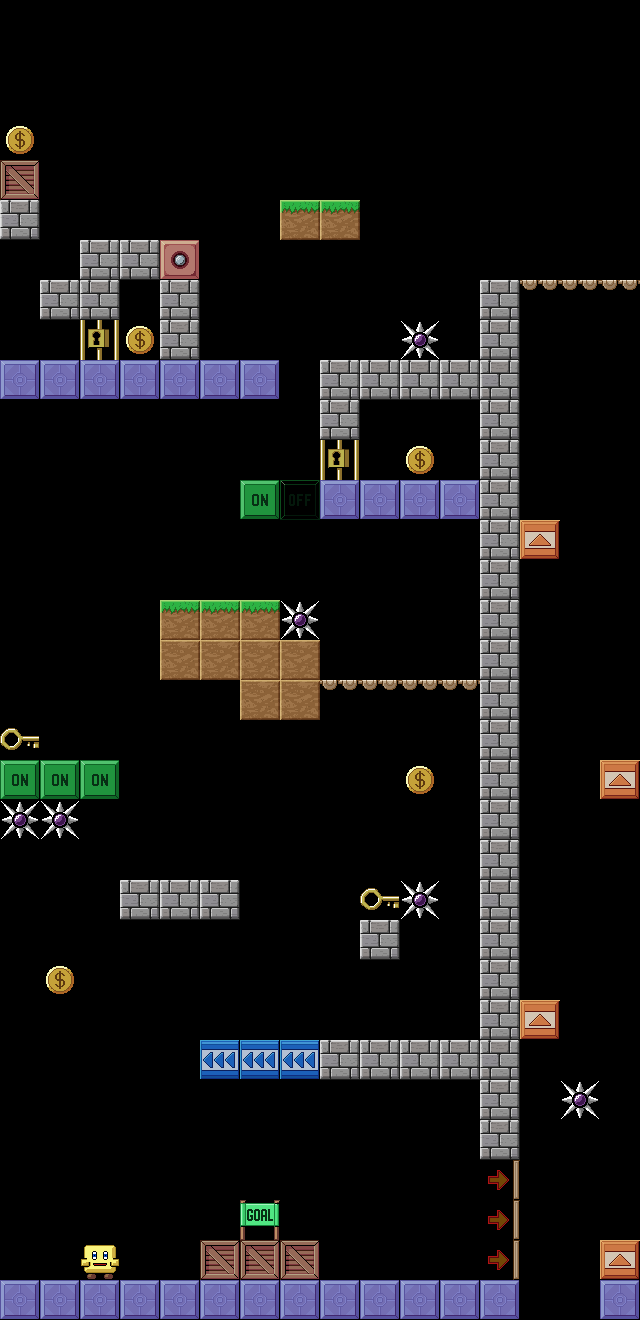

This is a level from a 2D game, rendered from its Tiled map with the project's own tilesets. A one-line summary and the complete map file follow:
An orthogonal 16x33 tile map with 40x40 px tiles, 1 tile layer (Level15).

<map version="1.1" tiledversion="2018.09.12" orientation="orthogonal" renderorder="right-down" width="16" height="33" tilewidth="40" tileheight="40" infinite="0" nextlayerid="33" nextobjectid="1">
 <tileset firstgid="1" source="TileSetLevels.tsx" />
 <layer id="32" name="Level15" width="16" height="33">
  <data encoding="csv">
0,0,0,0,0,0,0,0,0,0,0,0,0,0,0,0,
0,0,0,0,0,0,0,0,0,0,0,0,0,0,0,0,
0,0,0,0,0,0,0,0,0,0,0,0,0,0,0,0,
4,0,0,0,0,0,0,0,0,0,0,0,0,0,0,0,
17,0,0,0,0,0,0,0,0,0,0,0,0,0,0,0,
15,0,0,0,0,0,0,14,14,0,0,0,0,0,0,0,
0,0,15,15,9,0,0,0,0,0,0,0,0,0,0,0,
0,15,15,0,15,0,0,0,0,0,0,0,15,18,18,18,
0,0,10,4,15,0,0,0,0,0,5,0,15,0,0,0,
16,16,16,16,16,16,16,0,15,15,15,15,15,0,0,0,
0,0,0,0,0,0,0,0,15,0,0,0,15,0,0,0,
0,0,0,0,0,0,0,0,10,0,4,0,15,0,0,0,
0,0,0,0,0,0,11,7,16,16,16,16,15,0,0,0,
0,0,0,0,0,0,0,0,0,0,0,0,15,8,0,0,
0,0,0,0,0,0,0,0,0,0,0,0,15,0,0,0,
0,0,0,0,14,14,14,5,0,0,0,0,15,0,0,0,
0,0,0,0,13,13,13,13,0,0,0,0,15,0,0,0,
0,0,0,0,0,0,13,13,18,18,18,18,15,0,0,0,
6,0,0,0,0,0,0,0,0,0,0,0,15,0,0,0,
11,11,11,0,0,0,0,0,0,0,4,0,15,0,0,8,
5,5,0,0,0,0,0,0,0,0,0,0,15,0,0,0,
0,0,0,0,0,0,0,0,0,0,0,0,15,0,0,0,
0,0,0,15,15,15,0,0,0,6,5,0,15,0,0,0,
0,0,0,0,0,0,0,0,0,15,0,0,15,0,0,0,
0,4,0,0,0,0,0,0,0,0,0,0,15,0,0,0,
0,0,0,0,0,0,0,0,0,0,0,0,15,8,0,0,
0,0,0,0,0,12,12,12,15,15,15,15,15,0,0,0,
0,0,0,0,0,0,0,0,0,0,0,0,15,0,5,0,
0,0,0,0,0,0,0,0,0,0,0,0,15,0,0,0,
0,0,0,0,0,0,0,0,0,0,0,0,20,0,0,0,
0,0,0,0,0,0,3,0,0,0,0,0,20,0,0,0,
0,0,2,0,0,17,17,17,0,0,0,0,20,0,0,8,
16,16,16,16,16,16,16,16,16,16,16,16,16,0,0,16
</data>
 </layer>
</map>
